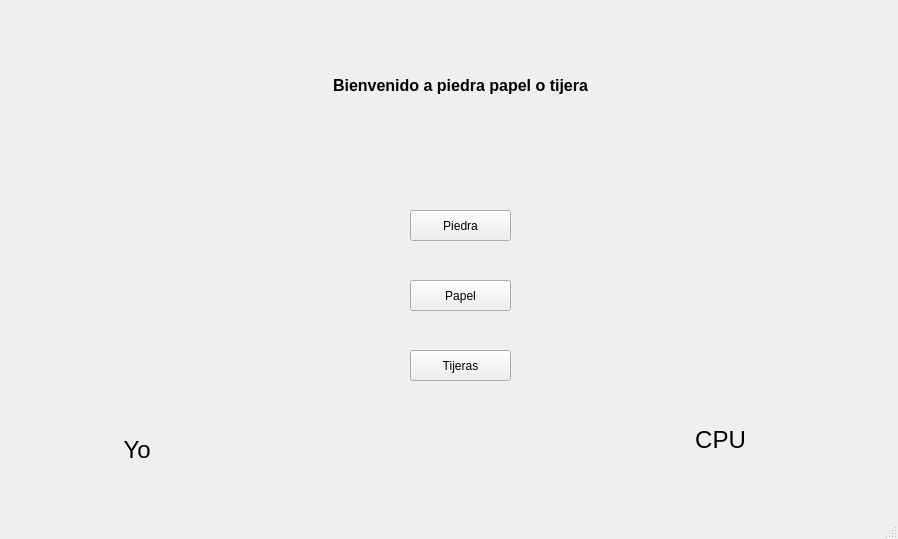
<?xml version="1.0" encoding="UTF-8"?>
<ui version="4.0">
 <class>MainWindow</class>
 <widget class="QMainWindow" name="MainWindow">
  <property name="geometry">
   <rect>
    <x>0</x>
    <y>0</y>
    <width>898</width>
    <height>539</height>
   </rect>
  </property>
  <property name="windowTitle">
   <string>MainWindow</string>
  </property>
  <widget class="QWidget" name="centralwidget">
   <property name="sizePolicy">
    <sizepolicy hsizetype="Preferred" vsizetype="Preferred">
     <horstretch>0</horstretch>
     <verstretch>0</verstretch>
    </sizepolicy>
   </property>
   <widget class="QPushButton" name="botonPiedra">
    <property name="geometry">
     <rect>
      <x>410</x>
      <y>210</y>
      <width>101</width>
      <height>31</height>
     </rect>
    </property>
    <property name="text">
     <string>Piedra</string>
    </property>
   </widget>
   <widget class="QPushButton" name="botonPapel">
    <property name="geometry">
     <rect>
      <x>410</x>
      <y>280</y>
      <width>101</width>
      <height>31</height>
     </rect>
    </property>
    <property name="text">
     <string>Papel</string>
    </property>
   </widget>
   <widget class="QPushButton" name="botonTijeras">
    <property name="geometry">
     <rect>
      <x>410</x>
      <y>350</y>
      <width>101</width>
      <height>31</height>
     </rect>
    </property>
    <property name="text">
     <string>Tijeras</string>
    </property>
   </widget>
   <widget class="QLabel" name="mostrar">
    <property name="geometry">
     <rect>
      <x>330</x>
      <y>120</y>
      <width>251</width>
      <height>71</height>
     </rect>
    </property>
    <property name="autoFillBackground">
     <bool>false</bool>
    </property>
    <property name="text">
     <string/>
    </property>
    <property name="alignment">
     <set>Qt::AlignCenter</set>
    </property>
   </widget>
   <widget class="QLabel" name="usufoto">
    <property name="geometry">
     <rect>
      <x>60</x>
      <y>140</y>
      <width>211</width>
      <height>261</height>
     </rect>
    </property>
    <property name="text">
     <string/>
    </property>
    <property name="alignment">
     <set>Qt::AlignCenter</set>
    </property>
   </widget>
   <widget class="QLabel" name="cpufoto">
    <property name="geometry">
     <rect>
      <x>610</x>
      <y>140</y>
      <width>211</width>
      <height>261</height>
     </rect>
    </property>
    <property name="text">
     <string/>
    </property>
    <property name="alignment">
     <set>Qt::AlignCenter</set>
    </property>
   </widget>
   <widget class="QLabel" name="label">
    <property name="geometry">
     <rect>
      <x>320</x>
      <y>70</y>
      <width>281</width>
      <height>31</height>
     </rect>
    </property>
    <property name="text">
     <string>&lt;html&gt;&lt;head/&gt;&lt;body&gt;&lt;p&gt;&lt;span style=&quot; font-size:12pt; font-weight:600;&quot;&gt;Bienvenido a piedra papel o tijera&lt;/span&gt;&lt;/p&gt;&lt;/body&gt;&lt;/html&gt;</string>
    </property>
    <property name="alignment">
     <set>Qt::AlignCenter</set>
    </property>
   </widget>
   <widget class="QLabel" name="fondo">
    <property name="geometry">
     <rect>
      <x>0</x>
      <y>0</y>
      <width>891</width>
      <height>501</height>
     </rect>
    </property>
    <property name="text">
     <string/>
    </property>
    <property name="pixmap">
     <pixmap>fondo.jpeg</pixmap>
    </property>
   </widget>
   <widget class="QLabel" name="label_2">
    <property name="geometry">
     <rect>
      <x>110</x>
      <y>430</y>
      <width>61</width>
      <height>41</height>
     </rect>
    </property>
    <property name="text">
     <string>&lt;html&gt;&lt;head/&gt;&lt;body&gt;&lt;p&gt;&lt;span style=&quot; font-size:18pt;&quot;&gt;Yo &lt;/span&gt;&lt;/p&gt;&lt;/body&gt;&lt;/html&gt;</string>
    </property>
    <property name="alignment">
     <set>Qt::AlignCenter</set>
    </property>
   </widget>
   <widget class="QLabel" name="label_3">
    <property name="geometry">
     <rect>
      <x>690</x>
      <y>420</y>
      <width>61</width>
      <height>41</height>
     </rect>
    </property>
    <property name="text">
     <string>&lt;html&gt;&lt;head/&gt;&lt;body&gt;&lt;p&gt;&lt;span style=&quot; font-size:18pt;&quot;&gt;CPU&lt;/span&gt;&lt;/p&gt;&lt;/body&gt;&lt;/html&gt;</string>
    </property>
    <property name="alignment">
     <set>Qt::AlignCenter</set>
    </property>
   </widget>
   <zorder>fondo</zorder>
   <zorder>botonPiedra</zorder>
   <zorder>botonPapel</zorder>
   <zorder>botonTijeras</zorder>
   <zorder>mostrar</zorder>
   <zorder>usufoto</zorder>
   <zorder>cpufoto</zorder>
   <zorder>label</zorder>
   <zorder>label_2</zorder>
   <zorder>label_3</zorder>
  </widget>
  <widget class="QMenuBar" name="menubar">
   <property name="geometry">
    <rect>
     <x>0</x>
     <y>0</y>
     <width>898</width>
     <height>21</height>
    </rect>
   </property>
  </widget>
  <widget class="QStatusBar" name="statusbar"/>
 </widget>
 <resources/>
 <connections/>
</ui>
